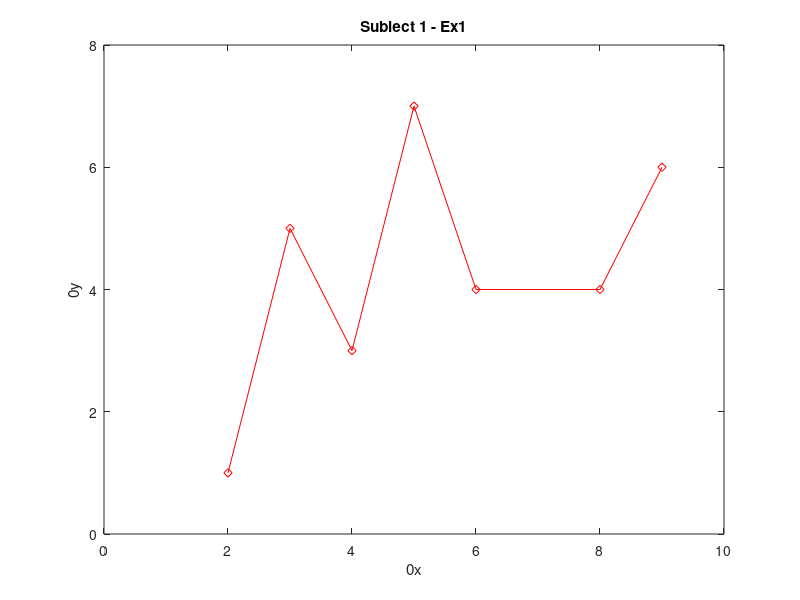

Recreate this plot in MATLAB.
x = [2 3 4 5 6 8 9];
y = [1 5 3 7 4 4 6];
plot(x,y,'r-d');
title('Subiect 1 - Ex1');
axis([0 10 0 8]);
xlabel('0x');
ylabel('0y');
